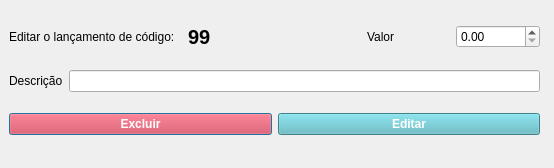
<?xml version="1.0" encoding="UTF-8"?>
<ui version="4.0">
 <class>UpdateFields</class>
 <widget class="QDialog" name="UpdateFields">
  <property name="geometry">
   <rect>
    <x>0</x>
    <y>0</y>
    <width>554</width>
    <height>168</height>
   </rect>
  </property>
  <property name="windowTitle">
   <string>Terminal Finances::Atualizar Lançamento</string>
  </property>
  <property name="windowIcon">
   <iconset resource="assets/images.qrc">
    <normaloff>:/terminal-finances/terminal-finances.png</normaloff>:/terminal-finances/terminal-finances.png</iconset>
  </property>
  <widget class="QWidget" name="layoutWidget">
   <property name="geometry">
    <rect>
     <x>9</x>
     <y>10</y>
     <width>531</width>
     <height>141</height>
    </rect>
   </property>
   <layout class="QVBoxLayout" name="verticalLayout">
    <item>
     <layout class="QHBoxLayout" name="horizontalLayout_4">
      <item>
       <widget class="QLabel" name="label">
        <property name="text">
         <string>Editar o lançamento de código: </string>
        </property>
       </widget>
      </item>
      <item>
       <widget class="QLabel" name="label_id">
        <property name="enabled">
         <bool>true</bool>
        </property>
        <property name="font">
         <font>
          <pointsize>15</pointsize>
          <weight>75</weight>
          <bold>true</bold>
         </font>
        </property>
        <property name="text">
         <string>99</string>
        </property>
       </widget>
      </item>
      <item>
       <layout class="QHBoxLayout" name="horizontalLayout_2">
        <item>
         <widget class="QLabel" name="label_value_edit_balance">
          <property name="text">
           <string>Valor</string>
          </property>
         </widget>
        </item>
        <item>
         <widget class="QDoubleSpinBox" name="value_edit_balance">
          <property name="maximum">
           <double>999999.989999999990687</double>
          </property>
          <property name="singleStep">
           <double>1.000000000000000</double>
          </property>
          <property name="stepType">
           <enum>QAbstractSpinBox::AdaptiveDecimalStepType</enum>
          </property>
          <property name="value">
           <double>0.000000000000000</double>
          </property>
         </widget>
        </item>
       </layout>
      </item>
     </layout>
    </item>
    <item>
     <layout class="QHBoxLayout" name="horizontalLayout">
      <item>
       <widget class="QLabel" name="label_desc_edit_balance">
        <property name="text">
         <string>Descrição</string>
        </property>
       </widget>
      </item>
      <item>
       <widget class="QLineEdit" name="fiel_desc_edit_balance"/>
      </item>
     </layout>
    </item>
    <item>
     <layout class="QHBoxLayout" name="horizontalLayout_3">
      <item>
       <widget class="QPushButton" name="pushButton">
        <property name="styleSheet">
         <string notr="true">color:#fff;
background-color:#dc3545;
border-color:#dc3545;
font-weight:bold;</string>
        </property>
        <property name="text">
         <string>Excluir</string>
        </property>
       </widget>
      </item>
      <item>
       <widget class="QPushButton" name="button_edit_balance">
        <property name="styleSheet">
         <string notr="true">color:#fff;
/*background-color:#28a745;*/
background-color:#57B4C0;
border-color:#28a745;
font-weight:bold;</string>
        </property>
        <property name="text">
         <string>Editar</string>
        </property>
       </widget>
      </item>
     </layout>
    </item>
   </layout>
  </widget>
 </widget>
 <resources>
  <include location="assets/images.qrc"/>
 </resources>
 <connections/>
</ui>
